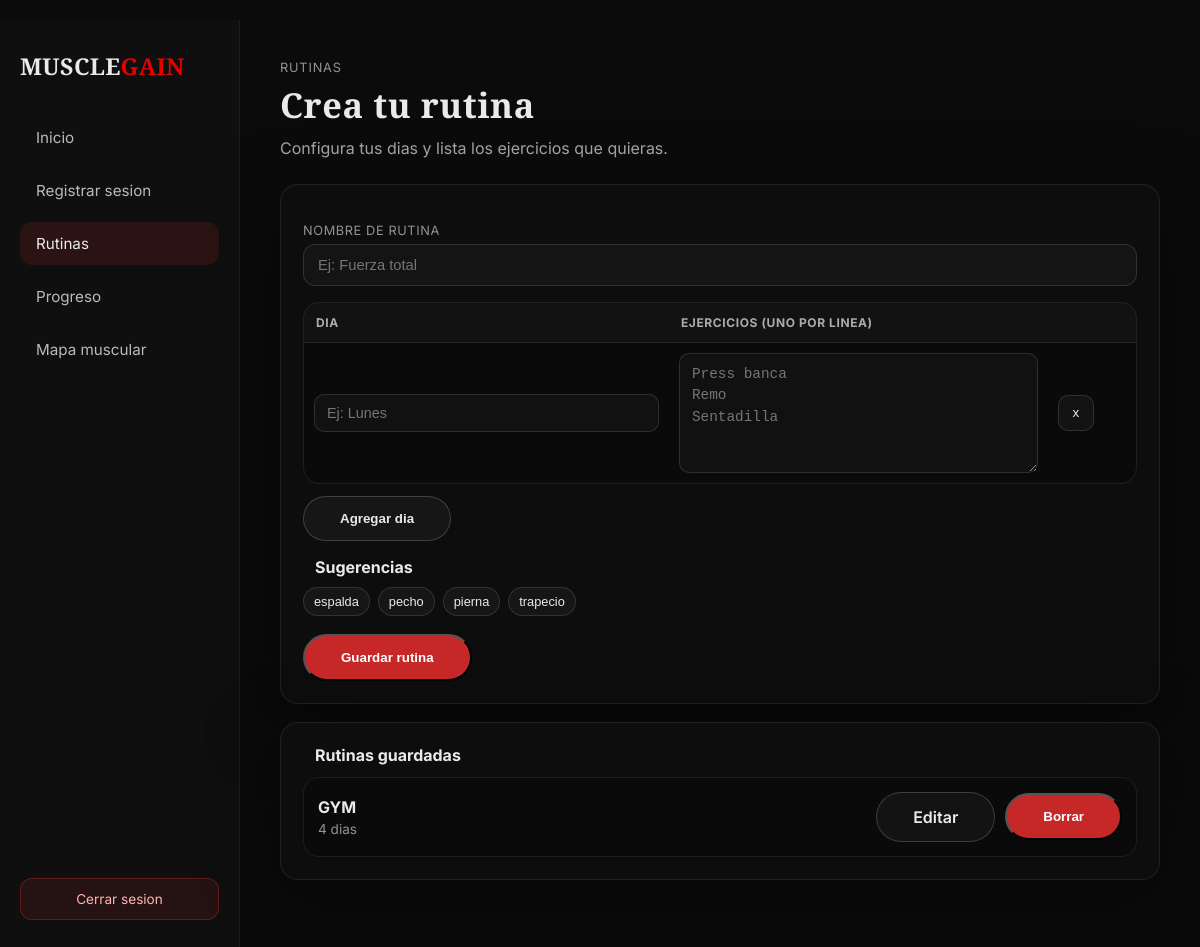
The app's page /routines (signed in) with its own data.
### tables this page shows
CREATE TABLE exercises (
        id INTEGER PRIMARY KEY AUTOINCREMENT,
        user_id INTEGER NOT NULL,
        name TEXT NOT NULL,
        UNIQUE(user_id, name),
        FOREIGN KEY (user_id) REFERENCES users(id)
    );

CREATE TABLE routines (
        id INTEGER PRIMARY KEY AUTOINCREMENT,
        user_id INTEGER NOT NULL,
        name TEXT NOT NULL,
        created_at TEXT NOT NULL,
        FOREIGN KEY (user_id) REFERENCES users(id)
    );

### app.py (the view, shortened to what this page needs)
@app.route("/routines", methods=["GET", "POST"])
@login_required
def routines():
    user_id = int(session["user_id"])
    exercises = get_user_exercises(user_id)
    db = get_db()
    routines_rows = db.execute(
        """
        SELECT r.id, r.name,
               (SELECT COUNT(*) FROM routine_days d WHERE d.routine_id = r.id) AS days
        FROM routines r
        WHERE r.user_id = ?
        ORDER BY r.id DESC
        """,
        (user_id,),
    ).fetchall()
    db.close()
    routines_list = [
        {"id": r["id"], "name": r["name"], "days": r["days"]} for r in routines_rows
    ]
    return render_template("routines.html", routines=routines_list, exercises=exercises)

### app.py (called while the page is built)
def get_db():
    conn = sqlite3.connect(DATABASE, timeout=10)
    conn.row_factory = sqlite3.Row
    conn.execute("PRAGMA foreign_keys = ON")
    return conn

def get_user_exercises(user_id: int) -> list[str]:
    db = get_db()
    rows = db.execute(
        "SELECT name FROM exercises WHERE user_id = ? ORDER BY name ASC",
        (user_id,),
    ).fetchall()
    db.close()
    return [r["name"] for r in rows]

def is_admin_user(user_id: int) -> bool:
    db = get_db()
    row = db.execute("SELECT 1 FROM admins WHERE user_id = ? LIMIT 1", (user_id,)).fetchone()
    db.close()
    return row is not None

@app.context_processor
def inject_admin_flag():
    is_admin = False
    if "user_id" in session:
        try:
            is_admin = is_admin_user(int(session["user_id"]))
        except Exception:
            is_admin = False
    return {"is_admin": is_admin}

def login_required(view):
    @wraps(view)
    def wrapped(*args, **kwargs):
        if "user_id" not in session:
            flash("Debes iniciar sesion primero.")
            return redirect(url_for("login"))
        return view(*args, **kwargs)
    return wrapped

### templates/routines.html (shortened to what this page needs)
﻿{% extends "base.html" %}
{% block content %}
<div class="dashboard">
  <aside class="sidebar">
    <div class="sidebar-logo">MUSCLE<span class="gain">GAIN</span></div>
    <nav class="sidebar-menu">
      <a href="{{ url_for('dashboard') }}">Inicio</a>
      <a href="{{ url_for('register_session') }}">Registrar sesion</a>
      <a class="active" href="{{ url_for('routines') }}">Rutinas</a>
      <a href="{{ url_for('progress') }}">Progreso</a>
      <a href="{{ url_for('muscle_map') }}">Mapa muscular</a>
    </nav>
    <a class="sidebar-logout" href="{{ url_for('logout') }}">Cerrar sesion</a>
  </aside>
  <main class="dashboard-main">
    <section class="topbar">
      <div>
        <div class="page-kicker">Rutinas</div>
        <h1 class="page-title">Crea tu rutina</h1>
        <p class="page-subtitle">Configura tus dias y lista los ejercicios que quieras.</p>
      </div>
    </section>
    <section class="panel">
      <form method="POST" class="routine-form" id="routineForm">
        <div class="form-row">
          <label class="form-label">Nombre de rutina</label>
          <input class="form-input" type="text" name="name" placeholder="Ej: Fuerza total" required>
        </div>
        <div class="routine-table-wrap">
          <table class="routine-table routine-table-wide" id="routineTable">
            <thead>
              <tr>
                <th>Dia</th>
                <th>Ejercicios (uno por linea)</th>
                <th></th>
              </tr>
            </thead>
            <tbody id="dayContainer">
              <tr class="routine-row" data-row="0">
                <td>
                  <input class="table-input" type="text" name="day_label[]" placeholder="Ej: Lunes" required>
                </td>
                <td>
                  <textarea class="table-input day-textarea" name="day_exercises[]" placeholder="Press banca&#10;Remo&#10;Sentadilla"></textarea>
                </td>
                <td>
                  <button class="icon-btn remove-day" type="button" aria-label="Quitar">x</button>
                </td>
              </tr>
            </tbody>
          </table>
        </div>
        <button class="btn btn-secondary add-row" id="addDayBtn" type="button">Agregar dia</button>
        <div class="suggestions" data-exercises='{{ exercises|tojson }}'>
          <div class="section-title">Sugerencias</div>
          <div class="chip-list" id="exerciseChips">
            {% for ex in exercises %}
              <button class="chip" type="button" data-ex="{{ ex }}">{{ ex }}</button>
            {% endfor %}
          </div>
        </div>
        <div class="form-actions">
          <button class="btn btn-primary" type="submit">Guardar rutina</button>
        </div>
      </form>
    </section>
    <section class="panel">
      <div class="section-title">Rutinas guardadas</div>
      <div class="routine-list">
        {% if routines and routines|length > 0 %}
          {% for r in routines %}
            <div class="routine-card">
              <div>
                <div class="routine-name">{{ r.name }}</div>
                <div class="routine-meta">{{ r.days }} dias</div>
              </div>
              <div class="routine-actions">
                <a class="btn btn-secondary" href="{{ url_for('routine_edit', routine_id=r.id) }}">Editar</a>
                <form method="POST" action="{{ url_for('routine_delete', routine_id=r.id) }}">
                  <button class="btn btn-primary" type="submit">Borrar</button>
                </form>
              </div>
            </div>
          {% endfor %}
        {% else %}
          <div class="empty-state">Aun no tienes rutinas. Crea la primera arriba.</div>
        {% endif %}
      </div>
    </section>
  </main>
</div>
{% endblock %}

### records on screen
exercises: name "espalda"
exercises: name "pecho"
exercises: name "pierna"
exercises: name "trapecio"
routines: name "GYM", days "4"
